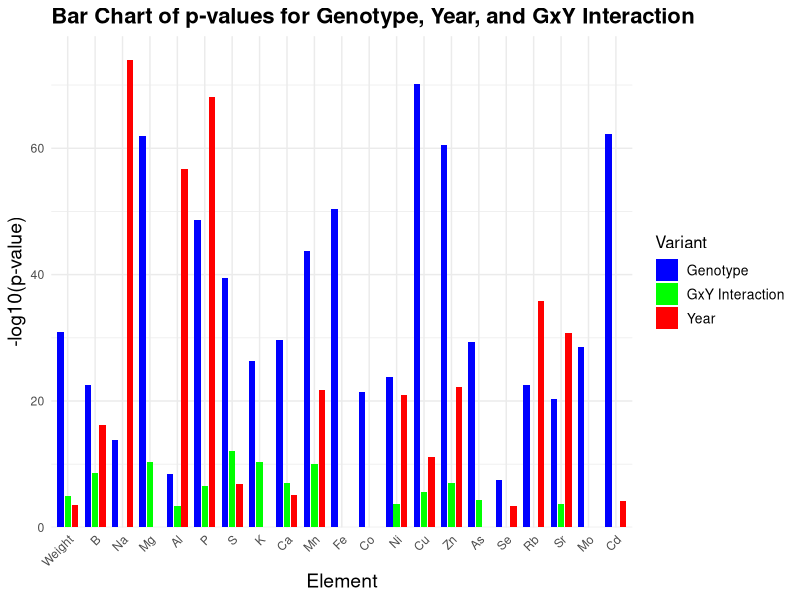
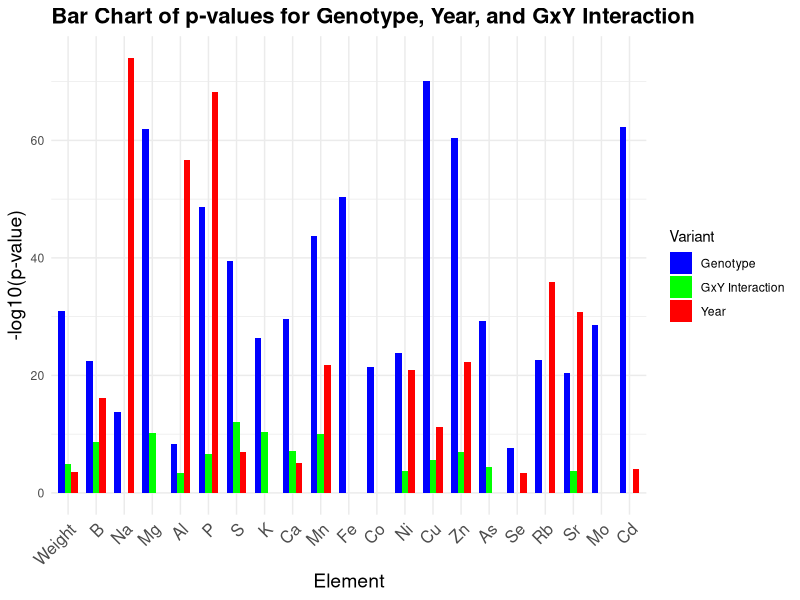

These charts were generated, in order, by the following R code:
# Load necessary library
library(ggplot2)

# Data from Table 1 for the first three columns
data <- data.frame(
  Element = rep(c("Weight", "B", "Na", "Mg", "Al", "P", "S", "K", "Ca", "Mn", "Fe", "Co", "Ni", "Cu", "Zn", "As", "Se", "Rb", "Sr", "Mo", "Cd"), each = 3),
  Variant = rep(c("Genotype", "Year", "GxY Interaction"), times = 21),
  p_value = c(1.3e-31, 2.6e-04, 1.2e-05, 3.3e-23, 6.6e-17, 2.5e-09, 1.5e-14, 9.4e-75, NA, 1.2e-62, NA, 5.3e-11, 4.2e-09, 2.2e-57, 4.2e-04,
              2.0e-49, 6.7e-69, 2.7e-07, 3.7e-40, 1.3e-07, 8.1e-13, 4.4e-27, NA, 3.8e-11, 2.6e-30, 7.2e-06, 8.5e-08, 2.0e-44, 1.8e-22, 8.7e-11,
              4.0e-51, NA, NA, 3.6e-22, NA, NA, 1.8e-24, 1.2e-21, 2.1e-04, 7.6e-71, 6.9e-12, 2.5e-06, 3.4e-61, 5.2e-23, 9.8e-08, 5.3e-30, NA, 4.2e-05,
              2.7e-08, 3.6e-04, NA, 2.6e-23, 1.4e-36, NA, 4.7e-21, 1.9e-31, 2.1e-04, 2.5e-29, NA, NA, 5.0e-63, 7.5e-05, NA)
)

# Replace NA with 1 (since -log10(1) is 0 and won't show up in the plot)
data$p_value[is.na(data$p_value)] <- 1

# Convert p-values to -log10 scale
data$log_p_value <- -log10(data$p_value)

# Create a factor for ordering the x-axis elements
data$Element <- factor(data$Element, levels = c("Weight", "B", "Na", "Mg", "Al", "P", "S", "K", "Ca", "Mn", "Fe", "Co", "Ni", "Cu", "Zn", "As", "Se", "Rb", "Sr", "Mo", "Cd"))

# Plotting the data using ggplot2
ggplot(data, aes(x = Element, y = log_p_value, fill = Variant)) + 
  geom_bar(stat = "identity", position = position_dodge(width = 0.8), width = 0.7) +
  labs(x = "Element", y = "-log10(p-value)", title = "Bar Chart of p-values for Genotype, Year, and GxY Interaction") +
  scale_fill_manual(values = c("Genotype" = "blue", "Year" = "red", "GxY Interaction" = "green")) +
  theme_minimal() +
  theme(axis.text.x = element_text(angle = 45, hjust = 1), 
        legend.title = element_text(size = 12), 
        legend.text = element_text(size = 10),
        plot.title = element_text(size = 16, face = "bold"),
        axis.title = element_text(size = 14)) +
  scale_y_continuous(expand = expansion(mult = c(0, 0.05))) # Ensure no space at top and bottom of y-axis
library(ggplot2)

# Assuming 'data' is your DataFrame containing the necessary columns 'Element', 'p_value', and 'Variant'
ggplot(data, aes(x = Element, y = -log10(p_value), fill = Variant)) +
  geom_bar(stat = "identity", position = position_dodge(), width = 0.7) +  # Increase 'width' for wider bars
  scale_fill_manual(values = c("Genotype" = "blue", "Year" = "red", "GxY Interaction" = "green")) +
  labs(x = "Element", y = "-log10(p-value)", title = "Bar Chart of p-values for Genotype, Year, and GxY Interaction") +
  theme_minimal() +
  theme(
    axis.text.x = element_text(angle = 45, hjust = 1, size = 12),  # Rotate and increase size of x-axis labels for clarity
    axis.title = element_text(size = 14),  # Larger axis titles
    plot.title = element_text(size = 16, face = "bold")  # Bold and larger plot title
  )

